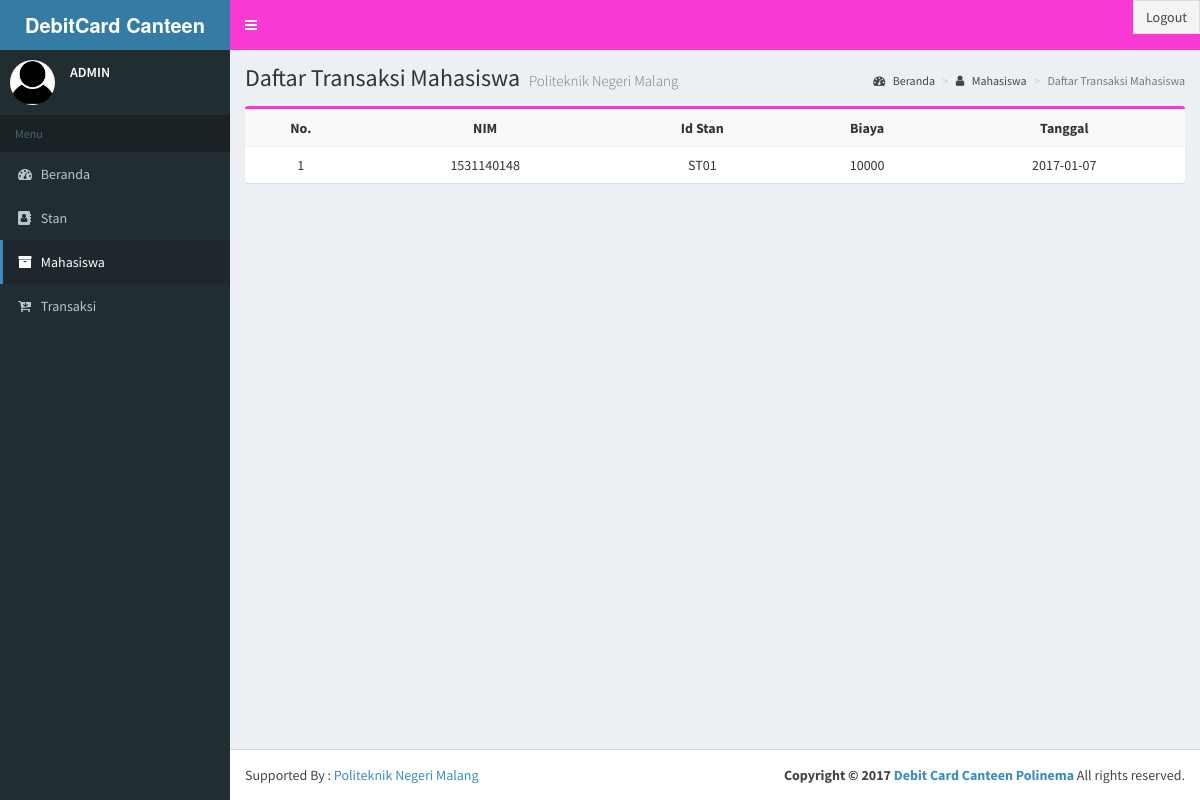
The page /adm_mhs_trans.php?id_mhs=1531140148 (signed in) on the database its author committed.
### tables this page shows
CREATE TABLE `transaksi` (
  `id` int(11) NOT NULL,
  `id_stan` varchar(15) NOT NULL,
  `nim` varchar(10) NOT NULL,
  `biaya` int(10) NOT NULL,
  `tanggal` date NOT NULL
);

### Library.php (called while the page is built, shortened)
<?php
class Library
{
	private $db;
	private $host = DB_HOST;
	private $user = DB_USER;
	private $pass = DB_PASS;
	private $dbname = DB_NAME;
	function koneksi(){
		$this->db = new mysqli($this->host, $this->user, $this->pass, $this->dbname);
		return $this->db;
	}
	function getId($table, $pk, $id){
		$query = $this->db->query("SELECT * FROM $table WHERE $pk = '$id'");
		return $query;
	}
	function tampilData2($table, $pk, $where){
		$query = $this->db->query("SELECT * FROM $table WHERE $pk = '$where'");
		if ($query->num_rows > 0) {
			while ($row = mysqli_fetch_array($query)) {
				$data[] = $row;
			}
			return $data;
		}
		else{
			die();
		}
		return $data;
	}
}
?>

### adm_mhs_trans.php (the view, shortened to what this page needs)
<!DOCTYPE html>
<html>
<head>
  <link rel="stylesheet" href="css/bootstrap.min.css">
  <link rel="stylesheet" href="font-awesome/css/font-awesome.min.css">
  <link rel="stylesheet" href="dist/css/AdminLTE.min.css">
  <link rel="stylesheet" href="dist/css/skins/skin-blue.min.css">
</head>
<body class="hold-transition skin-blue sidebar-mini">
<?php
include_once 'Library.php';
$db = new Library();
$id = $_GET['id_mhs'];
$getId = $db->getId('mahasiswa', 'nim', $id);
$data = mysqli_fetch_array($getId);
?>
<div class="wrapper">
  <header class="main-header">
    <a href="" class="logo">
        <span class="logo-lg"><b>DebitCard Canteen Polinema</b></span>
      </a>
    <nav class="navbar navbar-static-top" role="navigation">
      <a href="#" class="sidebar-toggle" data-toggle="offcanvas" role="button">
      </a>
      <div class="navbar-custom-menu">
        <ul class="nav navbar-nav">
              <li class="user-footer">
                <div class="pull-right">
                  <a href="logout.php" class="btn btn-default btn-flat">Logout</a>
                </div>
              </li>
            </ul>
      </div>
    </nav>
  </header>
  <aside class="main-sidebar">
    <section class="sidebar">
      <div class="user-panel">
        <div class="pull-left image">
          <img src="images/adm/user.jpg" class="img-circle" >
        </div>
        <div class="pull-left info">
          <p>ADMIN</p>
        </div>
      </div>
      <ul class="sidebar-menu">
        <li class="header">Menu</li>
        <li><a href="admin.php"><i class="fa fa-dashboard"></i> <span>Beranda</span></a></li>
        <li><a href="adm_stan.php"><i class="fa fa-address-book"></i> <span>Stan</span></a></li>
        <li  class="active"><a href="adm_mhs.php"><i class="fa fa-archive"></i> <span>Mahasiswa</span></a></li>
        <li><a href="trans.php"><i class="fa fa-cart-arrow-down"></i> <span>Transaksi</span></a></li>
      </ul>
    </section>
  </aside>
  <div class="content-wrapper">
    <section class="content-header">
      <h1>
        Daftar Transaksi Mahasiswa
        <small>Politeknik Negeri Malang</small>
      </h1>
      <ol class="breadcrumb">
        <li><a href="admin.php"><i class="fa fa-dashboard"></i> Beranda </a></li>
        <li><a href="adm_mhs.php"><i class="fa fa-user"></i> Mahasiswa </a></li>
        <li class="active">Daftar Transaksi Mahasiswa</li>
      </ol>
    </section>
    <section class="content">
      <div class="row">
        <div class="col-xs-12">
	<div class="box box-primary">
	<table class="table table-striped table-hover text-center">
	<tr>
		<th>No.</th>
		<th>NIM</th>
		<th>Id Stan</th>
		<th>Biaya</th>
		<th>Tanggal</th>
	</tr>
	<?php
	if (isset($_POST['pencarian'])) {
		$arrayData = $db->pencarianMhs($_POST['cari']);
	}
	else{
		$arrayData = $db->tampilData2('transaksi', 'nim', $id);
	}
	$no = 1;
	foreach ($arrayData as $data){
		?>
	<tr>
		<td><?php echo $no; ?></td>
		<td><?php echo $data['nim']; ?></td>
		<td><?php echo $data['id_stan']; ?></td>
		<td><?php echo $data['biaya']; ?></td>
		<td><?php echo $data['tanggal']; ?></td>
	</tr>
	<?php
	$no++;
	}
	?>
		</table>
      	</div>
    	 </div>
        </div>
    </section>
  </div>
  <footer class="main-footer">
    <div class="pull-right">
       <strong>Copyright &copy; 2017 <a href="#">Debit Card Canteen Polinema</a></strong> All rights reserved.
    </div>
   Supported By : <a href="http://www.polinema.ac.id">Politeknik Negeri Malang</a>
  </footer>
</body>
</html>

### rows shown on the page
transaksi: nim "1531140148", id_stan "ST01", biaya "10000", tanggal "2017-01-07"
